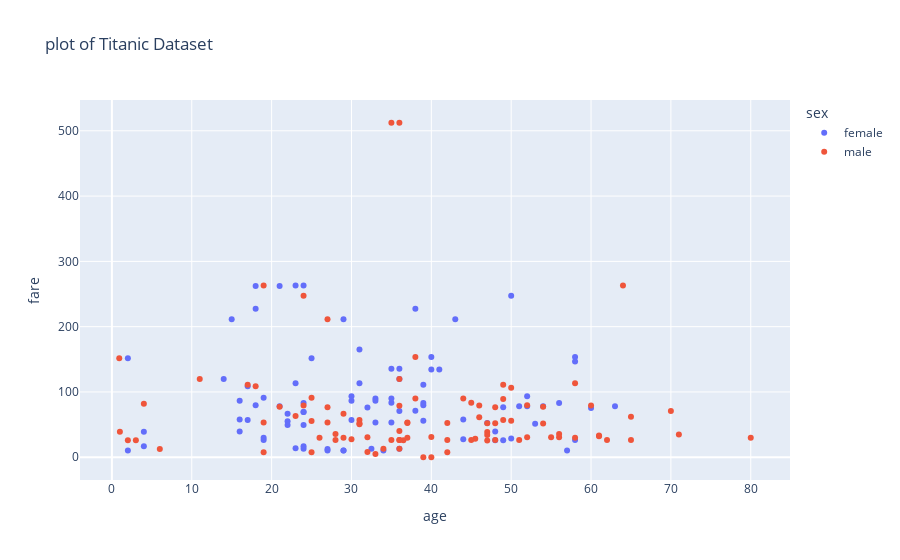

The notebook cell this image was saved under:
### Code cell
# scatter plot 
fig = px.scatter(df, x="age", y= "fare",color= "sex" ,title="plot of Titanic Dataset") 
fig.show() 

# save the plot 
fig5.write_image('./output/fig5.png', scale=3)

### Figure 1 — Plotly figure (JSON) as saved in the notebook; plotly's stock layout.template omitted (floating-point values rounded to 4 significant figures)
{"data": [{"hovertemplate": "sex=female<br>age=%{x}<br>fare=%{y}<extra></extra>", "legendgroup": "female", "marker": {"color": "#636efa", "symbol": "circle"}, "mode": "markers", "name": "female", "orientation": "v", "showlegend": true, "type": "scatter", "x": [38, 35, 4, 58, 49, 29, 23, 32.5, 19, 22, 50, 44, 58, 2, 31, 32, 35, 29, 30, 58, 35, 63, 19, 2, 50, 17, 30, 24, 18, 31, 40, 36, 36, 16, 41, 24, 24, 22, 60, 24, 23, 24, 33, 14, 23, 35, 54, 25, 16, 34, 30, 44, 22, 36, 48, 39, 53, 39, 39, 18, 52, 40, 4, 21, 24, 15, 18, 24, 38, 27, 29, 21, 33, 36, 51, 57, 43, 17, 49, 33, 52, 27, 39, 16, 48, 47, 56, 19], "xaxis": "x", "y": [71.28, 53.1, 16.7, 26.55, 76.73, 10.5, 263, 13, 26.28, 66.6, 28.71, 27.72, 146.5, 10.46, 113.3, 76.29, 83.47, 10.46, 86.5, 153.5, 135.6, 77.96, 91.08, 151.6, 247.5, 108.9, 56.93, 83.16, 262.4, 164.9, 134.5, 135.6, 13, 57.98, 134.5, 263, 13, 55, 75.25, 69.3, 113.3, 16.7, 90, 120, 13.79, 90, 78.27, 151.6, 86.5, 10.5, 93.5, 57.98, 49.5, 71, 39.6, 79.65, 51.48, 55.9, 110.9, 79.65, 78.27, 153.5, 39, 77.96, 69.3, 211.3, 227.5, 49.5, 227.5, 10.5, 211.3, 262.4, 86.5, 120, 77.96, 10.5, 211.3, 57, 25.93, 53.1, 93.5, 12.47, 83.16, 39.4, 25.93, 52.55, 83.16, 30], "yaxis": "y"}, {"hovertemplate": "sex=male<br>age=%{x}<br>fare=%{y}<extra></extra>", "legendgroup": "male", "marker": {"color": "#EF553B", "symbol": "circle"}, "mode": "markers", "name": "male", "orientation": "v", "showlegend": true, "type": "scatter", "x": [54, 34, 28, 19, 65, 45, 25, 46, 71, 23, 21, 47, 24, 54, 37, 24, 36.5, 61, 56, 1, 3, 40, 38, 44, 37, 62, 52, 40, 37, 36, 0.92, 45.5, 38, 29, 2, 25, 27, 36, 32, 28, 50, 64, 4, 52, 30, 49, 65, 48, 47, 25, 58, 55, 18, 36, 47, 45, 50, 17, 36, 36, 60, 49, 42, 61, 80, 32, 48, 56, 58, 47, 31, 36, 27, 31, 49, 42, 35, 42, 48, 19, 27, 35, 36, 70, 19, 6, 29, 46, 11, 39, 51, 31, 33, 26], "xaxis": "x", "y": [51.86, 13, 35.5, 263, 61.98, 83.47, 7.65, 61.17, 34.65, 63.36, 77.29, 52, 247.5, 77.29, 53.1, 79.2, 26, 33.5, 30.7, 39, 26, 31, 90, 90, 52.55, 26.55, 79.65, 0, 29.7, 12.88, 151.6, 28.5, 153.5, 66.6, 26, 55.44, 211.5, 120, 8.05, 26.55, 55.9, 263, 81.86, 30.5, 27.75, 89.1, 26.55, 26.55, 38.5, 91.08, 29.7, 30.5, 108.9, 26.29, 34.02, 26.55, 106.4, 110.9, 26.39, 40.12, 79.2, 56.93, 52.55, 32.32, 30, 30.5, 76.73, 35.5, 113.3, 25.59, 52, 512.3, 76.73, 57, 110.9, 7.65, 26.29, 26.29, 52, 7.65, 53.1, 512.3, 78.85, 71, 53.1, 12.47, 30, 79.2, 120, 0, 26.55, 50.5, 5, 30], "yaxis": "y"}], "layout": {"legend": {"title": {"text": "sex"}, "tracegroupgap": 0}, "title": {"text": "plot of Titanic Dataset"}, "xaxis": {"anchor": "y", "domain": [0, 1], "title": {"text": "age"}}, "yaxis": {"anchor": "x", "domain": [0, 1], "title": {"text": "fare"}}}}
